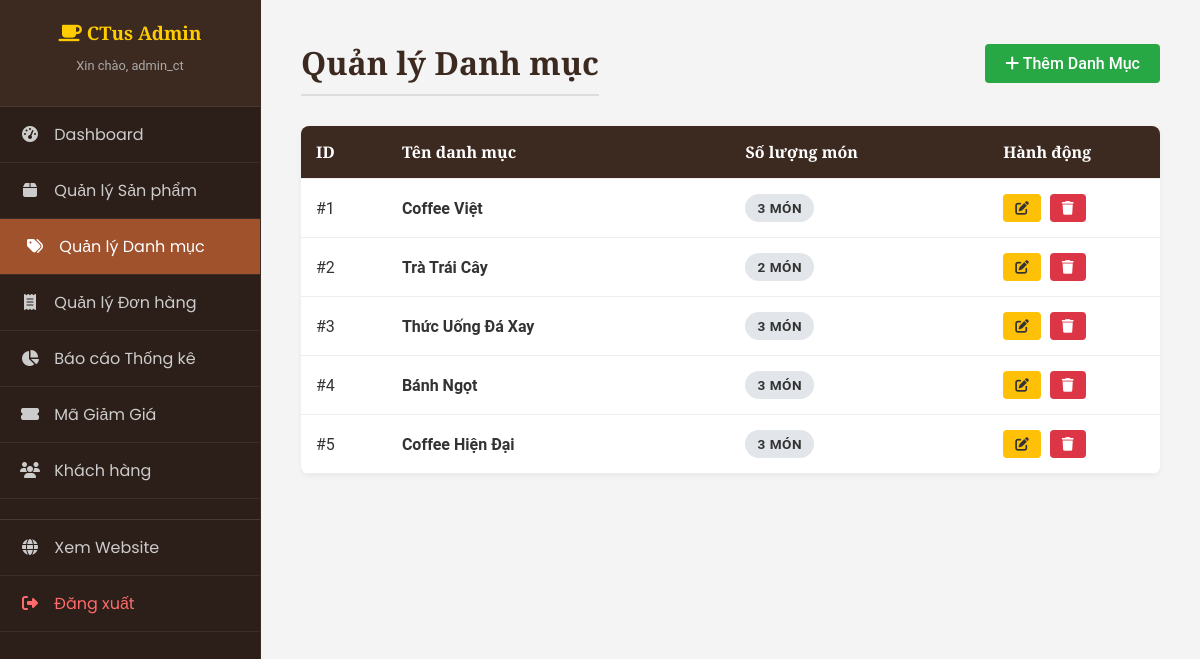
/src/admin/categories.php (signed in), run on the app's committed database.
### tables this page shows
CREATE TABLE IF NOT EXISTS `categories` (
  `id` int NOT NULL AUTO_INCREMENT,
  `name` varchar(100) NOT NULL,
  PRIMARY KEY (`id`),
  UNIQUE KEY `name` (`name`)
);

### src/admin/categories.php (the view, shortened to what this page needs)
<?php
include 'includes/header.php';
$sql = "SELECT c.id, c.name, COUNT(p.id) as product_count
        FROM categories c
        LEFT JOIN products p ON c.id = p.category_id
        GROUP BY c.id
        ORDER BY c.id ASC";
$result = $conn->query($sql);
?>
<main class="admin-content">
    <div style="display: flex; justify-content: space-between; align-items: center;">
        <h1 class="admin-page-title">Quản lý Danh mục</h1>
        <a href="category_form.php" class="btn-admin btn-add-new"><i class="fas fa-plus"></i> Thêm Danh Mục</a>
    </div>
    <table class="admin-table">
        <thead>
            <tr>
                <th width="10%">ID</th>
                <th width="40%">Tên danh mục</th>
                <th width="30%">Số lượng món</th>
                <th width="20%">Hành động</th>
            </tr>
        </thead>
        <tbody>
            <?php if ($result->num_rows > 0): ?>
                <?php while ($row = $result->fetch_assoc()): ?>
                <tr>
                    <td>#<?php echo $row['id']; ?></td>
                    <td><strong><?php echo htmlspecialchars($row['name']); ?></strong></td>
                    <td>
                        <span class="status-badge status-Processing" style="background:#e2e6ea; color:#333; border:none;">
                            <?php echo $row['product_count']; ?> món
                        </span>
                    </td>
                    <td>
                        <a href="category_form.php?id=<?php echo $row['id']; ?>" class="btn-admin btn-edit" title="Sửa"><i class="fas fa-edit"></i></a>
                        <a href="categories.php?delete_id=<?php echo $row['id']; ?>"
                           class="btn-admin btn-delete"
                           onclick="return confirm('Bạn chắc chắn muốn xóa danh mục này?');" title="Xóa"><i class="fas fa-trash"></i></a>
                    </td>
                </tr>
                <?php endwhile; ?>
            <?php else: ?>
                <tr><td colspan="4" style="text-align:center;">Chưa có danh mục nào.</td></tr>
            <?php endif; ?>
        </tbody>
    </table>
</main>
<?php include 'includes/footer.php'; ?>

### src/assets/css/style.css (style rules this page uses)
body { font-family: 'Roboto', sans-serif; margin: 0; background-color: #f4f4f4; color: #333; }
h1, h2, h3 { font-family: 'Playfair Display', serif; color: #3C2A21; }
body { background-color: #fffbf2; }
.admin-content { flex-grow: 1; background-color: #f4f4f4; padding: 20px 40px; overflow-y: auto; }
.admin-page-title { font-family: 'Playfair Display', serif; color: #3C2A21; font-size: 2em; margin-bottom: 30px; border-bottom: 2px solid #ddd; padding-bottom: 10px; }
.btn-admin { padding: 6px 12px; border-radius: 4px; text-decoration: none; font-size: 0.85em; font-weight: 500; display: inline-block; border: none; cursor: pointer; transition: all 0.2s; }
.btn-edit { background-color: #ffc107; color: #333; margin-right: 5px; }
.btn-delete { background-color: #dc3545; color: white; }
.btn-add-new { background-color: #28a745; color: white; padding: 10px 20px; font-size: 1em; margin-bottom: 20px; display: inline-block; }
.admin-table { width: 100%; background: white; border-collapse: collapse; box-shadow: 0 2px 5px rgba(0,0,0,0.05); border-radius: 8px; overflow: hidden; }
.admin-table th, .admin-table td { padding: 15px; text-align: left; border-bottom: 1px solid #eee; }
.admin-table th { background-color: #3C2A21; color: white; font-family: 'Playfair Display', serif; }
.status-badge { display: inline-block; padding: 6px 12px; border-radius: 20px; font-size: 0.85em; font-weight: bold; text-transform: uppercase; letter-spacing: 0.5px; }
.status-Processing { background-color: #cce5ff; color: #004085; border: 1px solid #b8daff; }

### data on the page
categories: id "1", name "Coffee Việt", product_count "3"
categories: id "2", name "Trà Trái Cây", product_count "2"
categories: id "3", name "Thức Uống Đá Xay", product_count "3"
categories: id "4", name "Bánh Ngọt", product_count "3"
categories: id "5", name "Coffee Hiện Đại", product_count "3"

### other printed values
$_SESSION['username'] "admin_ct"
